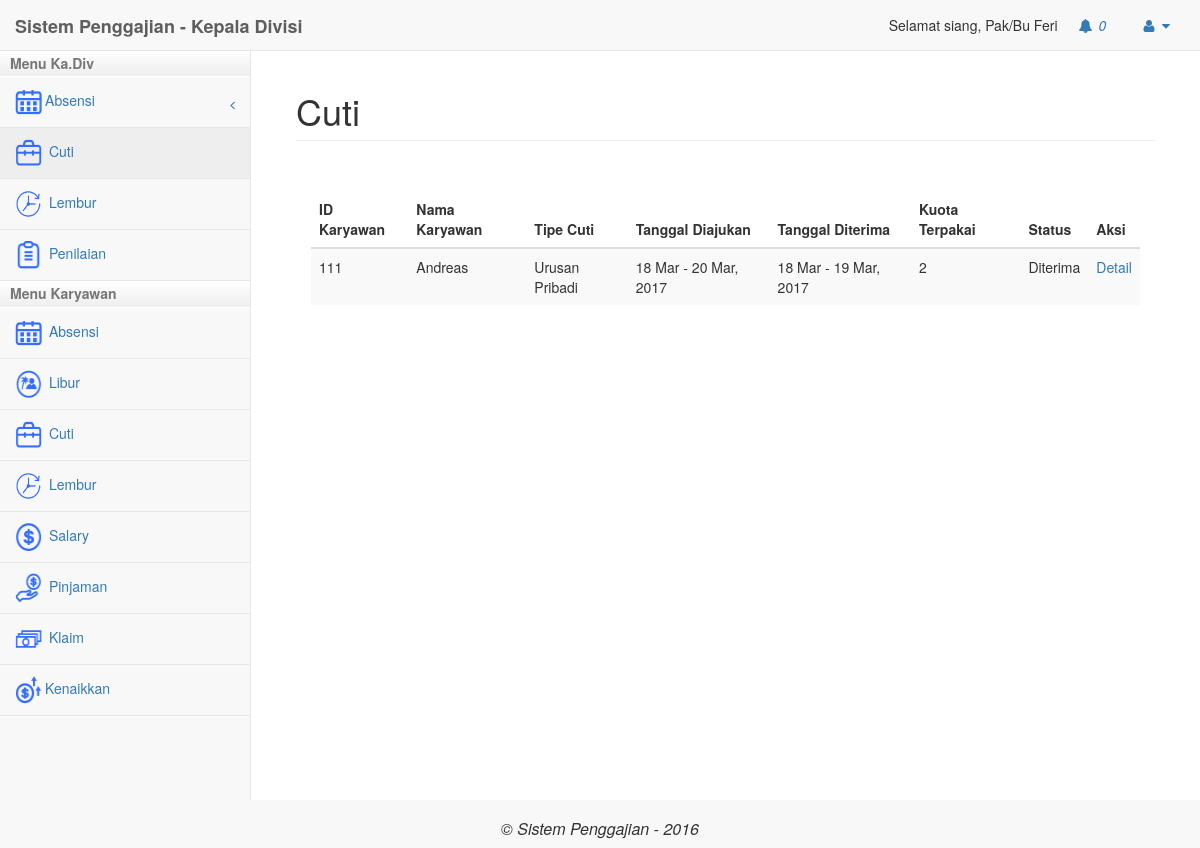
The app's page /kadiv/index.php?modul=cuti (signed in) with its own data.
### tables this page shows
CREATE TABLE `user` (
  `Id_User` int(11) NOT NULL,
  `Email` varchar(50) NOT NULL,
  `Password` varchar(30) NOT NULL,
  `Tgl_Lahir` date NOT NULL,
  `Nama` text NOT NULL,
  `status` varchar(20) NOT NULL,
  `Tgl_Join` date NOT NULL,
  `Jabatan` varchar(20) NOT NULL,
  `id_divisi` int(11) NOT NULL,
  `no_rekening` varchar(20) NOT NULL,
  `cabang` varchar(50) NOT NULL,
  `Level` int(11) NOT NULL,
  `gaji_pokok` int(11) NOT NULL,
  `tipe` varchar(50) NOT NULL,
  `tanggungan` int(3) NOT NULL
);

CREATE TABLE `cuti` (
  `id` int(11) NOT NULL,
  `id_karyawan` int(11) NOT NULL,
  `id_divisi` int(11) NOT NULL,
  `cabang` varchar(50) NOT NULL,
  `level` int(2) NOT NULL,
  `tipe` varchar(30) NOT NULL,
  `tanggal_mulai` date NOT NULL,
  `tanggal_selesai` date NOT NULL,
  `tanggal_mulai_diterima` date NOT NULL,
  `tanggal_akhir_diterima` date NOT NULL,
  `kuota_terpakai` int(11) NOT NULL,
  `status` varchar(25) NOT NULL,
  `keterangan` text NOT NULL,
  `periode` varchar(25) NOT NULL
);

### kadiv/mod_cuti/cuti.php (the view, shortened to what this page needs)
<?php
	if(isset($_GET['act'])){
		$act = $_GET['act'];
	}else{
		$act="";
	}
require_once("../config/koneksi.php");
$id_karyawan = $_SESSION['id_karyawan'];
$query = mysqli_query($k,"SELECT id_divisi,cabang FROM user where Id_User = '$id_karyawan'");
$data_karyawan =  mysqli_fetch_assoc($query);
	switch($act){
		default:?>
			<div class="panel-body">
				<div class="table-responsive">
					<table class="table table-striped">
						<thead>
						<tr>
							<th>ID Karyawan</th>
							<th>Nama Karyawan</th>
							<th>Tipe Cuti</th>
							<th>Tanggal Diajukan</th>
							<th>Tanggal Diterima</th>
							<th>Kuota Terpakai</th>
							<th>Status</th>
							<th>Aksi</th>
						</tr>
						</thead>
						<tbody>
			<?php
							$query = "SELECT * FROM cuti WHERE id_divisi = '$data_karyawan[id_divisi]' AND cabang ='$data_karyawan[cabang]'";
							$hasil = mysqli_query($k, $query);
							while ($b = mysqli_fetch_assoc($hasil)){
								$query2 = mysqli_query($k,"SELECT * FROM user where Id_User = '$b[id_karyawan]'");
								$data_karyawan2 =  mysqli_fetch_assoc($query2);
							?>
								<tr>
									<td>
										<?php echo $b['id_karyawan']; ?>
									</td>
									<td>
										<?php echo $data_karyawan2['Nama'];?>
									</td>
									<td>
										<?php echo $b['tipe'];?>
									</td>
									<td>
										<?php
										echo date('d M', strtotime($b['tanggal_mulai'])). " - ".date('d M, Y', strtotime($b['tanggal_selesai']))?>
									</td>
									<td>
										<?php
											if($b['tanggal_mulai_diterima'] != "0000-00-00" && $b['tanggal_akhir_diterima'] != "0000-00-00"){
												echo date('d M', strtotime($b['tanggal_mulai_diterima'])). " - ".date('d M, Y', strtotime($b['tanggal_akhir_diterima']));
											}else{
												echo "-";
											}?>
									</td>
									<td>
										<?php
										if($b['kuota_terpakai']  !=0){
											echo $b['kuota_terpakai'];
										}else {
											echo "-";
										}?>
									</td>
									<td>
										<?php echo $b['status'] ?>
									</td>
									<td><a href="?modul=cuti&act=detailCuti&id=<?php echo $b['id']; ?>">Detail</a></td>
								</tr>
						<?php
							}
						?>
							</tbody>
					</table>
				</div>
			</div>
	<?php
	break;
	}
?>

### kadiv/index.php (shortened to what this page needs)
<?php
if(isset($_SESSION['login']) && $_SESSION['login'] == true){
	?>
	<?php
	require_once("../config/koneksi.php");
	$sql ="SELECT * FROM user WHERE Id_User=$_SESSION[id_karyawan]";
	$hasil2 = mysqli_query($k, $sql);
	$data_karyawan = mysqli_fetch_assoc($hasil2);
?>
<!DOCTYPE html>
<html lang="en">
<head>
    <link href="../libs/bower_components/bootstrap/dist/css/bootstrap.min.css" rel="stylesheet">
    <link href="../libs/bower_components/metisMenu/dist/metisMenu.min.css" rel="stylesheet">
    <link href="../libs/dist/css/sb-admin-2.css" rel="stylesheet">
    <link href="../libs/bower_components/font-awesome/css/font-awesome.min.css" rel="stylesheet" type="text/css">
<?php
	$id_karyawan = $_SESSION['id_karyawan'];
	if($data_karyawan['Level'] == 3 && $data_karyawan['id_divisi'] == 3){
		$sql_notifikasi1 = mysqli_query($k,"SELECT * FROM notifikasi WHERE divisi = '3' AND isRead = 'n'");
		$sql_notifikasi2 = mysqli_query($k,"SELECT * FROM notifikasi WHERE id_penerima = '$id_karyawan' AND isRead = 'n'");
	}elseif($data_karyawan['Level'] == 3 && $data_karyawan['id_divisi'] == 2){
		$sql_notifikasi1 = mysqli_query($k,"SELECT * FROM notifikasi WHERE divisi = '2' AND isRead = 'n'");
		$sql_notifikasi2 = mysqli_query($k,"SELECT * FROM notifikasi WHERE id_penerima = '$id_karyawan' AND isRead = 'n'");
	}elseif($data_karyawan['Level'] == 3){
		$sql_notifikasi1 = mysqli_query($k,"SELECT * FROM notifikasi WHERE divisi = '$data_karyawan[id_divisi]' AND isRead = 'n'");
		$sql_notifikasi2 = mysqli_query($k,"SELECT * FROM notifikasi WHERE id_penerima = '$id_karyawan' AND isRead = 'n'");
	}
?>
</head>
<body>
    <div id="wrapper">
        <nav class="navbar navbar-default navbar-static-top" role="navigation" style="margin-bottom: 0">
            <div class="navbar-header">
                <a class="navbar-brand" href="index.php"><b>Sistem Penggajian - Kepala Divisi</b></a>
            </div>
            <ul class="nav navbar-top-links navbar-right">
				<?php echo "Selamat siang, Pak/Bu ".$data_karyawan['Nama'];?>
                  <li class="dropdown" onclick="notif()">
                    <a class="dropdown-toggle" data-toggle="dropdown" href="#">
                        <i class="fa fa-bell fa-fw"></i>
							<i id="cekNotif"><?php echo mysqli_num_rows($sql_notifikasi1)+mysqli_num_rows($sql_notifikasi2); ?></i>
                    </a>
                </li>
                <li class="dropdown">
                    <a class="dropdown-toggle" data-toggle="dropdown" href="#">
                        <i class="fa fa-user fa-fw"></i>  <i class="fa fa-caret-down"></i>
                    </a>
                </li>
            </ul>
<div class="navbar-default sidebar" role="navigation">
                <div class="sidebar-nav navbar-collapse">
                    <div id="accordion">
					<h2>Menu Ka.Div</h2>
						<div class="isi">
						<ul class="nav" id="side-menu">
							<li>
								<a href="#"><span class="icon-navigasi"><img src="../libs/images/icon-absensi.png" class=""/></span><span class="fa arrow" style="top:11px;position:relative;"></span>Absensi</a>
							</li>
							<li>
								<a href="?modul=cuti"><span class="icon-navigasi"><img src="../libs/images/icon-cuti.png" class=""/></span></i> Cuti</a>
							</li>
							<li>
								<a href="?modul=lembur"><span class="icon-navigasi"><img src="../libs/images/icon-lembur.png" class=""/></span> Lembur</a>
							</li>
							<li>
								<a href="?modul=penilaian"><span class="icon-navigasi"><img src="../libs/images/icon-penilaian.png" class=""/></span> Penilaian</a>
							</li>
						</ul>
						</div>
					<h2>Menu Karyawan</h2>
						<div class="isi">
							<ul class="nav" id="side-menu">
								<li>
									<a href="?modul=karyawanAbsensi"><span class="icon-navigasi"><img src="../libs/images/icon-absensi.png" class=""/></span> Absensi</a>
								</li>
								<li>
									<a href="?modul=karyawanLibur"><span class="icon-navigasi"><img src="../libs/images/icon-libur.png" class=""/></span> Libur</a>
								</li>
								<li>
									<a href="?modul=karyawanCuti"><span class="icon-navigasi"><img src="../libs/images/icon-cuti.png" class=""/></span> Cuti</a>
								</li>
								<li>
									<a href="?modul=karyawanLembur"><span class="icon-navigasi"><img src="../libs/images/icon-lembur.png" class=""/></span> Lembur</a>
								</li>
								<li>
									<a href="?modul=karyawanSalary"><span class="icon-navigasi"><img src="../libs/images/icon-salary.png" class=""/></span> Salary</a>
								</li>
								<li>
									<a href="?modul=karyawanPinjaman"><span class="icon-navigasi"><img src="../libs/images/icon-loan.png" class=""/></span> Pinjaman</a>
								</li>
								<li>
									<a href="?modul=karyawanKlaim"><span class="icon-navigasi"><img src="../libs/images/icon-klaim.png" class=""/></span> Klaim</a>
								</li>
								<li>
									<a href="?modul=karyawanKenaikkan"><span class="icon-navigasi"><img src="../libs/images/icon-kenaikkan.png" class=""/></span>Kenaikkan </a>
								</li>
							</ul>
						</div>
					</div>
                </div>
            </div>
        </nav>
	<?php
	if(isset($_GET['modul'])){
		$modul = $_GET['modul'];
	}else{
		$modul="";
	}
?>
        <div id="page-wrapper">
            <div class="container-fluid">
               <div class="row">
                     <div class="col-lg-12">
                        <h1 class="page-header"><?php
							if($modul != ""){
								if($modul == "kenaikkan"){
									$judul = "Kenaikkan Gaji";
								}elseif($modul == "pinjaman"){
									$judul = "Pinjaman";
								}elseif($modul == "absensi"){
									$judul = "Absensi";
								}elseif($modul == "libur"){
									$judul = "Libur";
								}elseif($modul == "cuti"){
									$judul = "Cuti";
								}elseif($modul == "lembur"){
									$judul = "Lembur";
								}elseif($modul == "salary"){
									$judul = "Salary";
								}elseif($modul == "klaim"){
									$judul = "Klaim";
								}elseif($modul == "user"){
									$judul = "User";
								}elseif($modul == "penilaian"){
									$judul = "Penilaian";
								}elseif($modul == "karyawanPinjaman"){
									$judul = "Pinjaman - Karyawan";
								}elseif($modul == "karyawanKenaikkan"){
									$judul = "Kenaikkan Gaji - Karyawan";
								}elseif($modul == "karyawanKlaim"){
									$judul = "Klaim - Karyawan";
								}elseif($modul == "karyawanCuti"){
									$judul = "Cuti - Karyawan";
								}elseif($modul == "karyawanSalary"){
									$judul = "Salary - Karyawan";
								}elseif($modul == "karyawanLembur"){
									$judul = "Lembur - Karyawan";
								}elseif($modul == "karyawanLibur"){
									$judul = "Libur - Karyawan";
								}elseif($modul == "karyawanAbsensi"){
									$judul = "Absensi - Karyawan";
								}elseif($modul == "notifikasi"){
									$judul = "Notifikasi";
								}elseif($modul == "profile"){
									$judul = "User Profile";
								}elseif($modul == "uploadAbsensi"){
									$judul = "Upload File Absensi";
								}elseif($modul == "absensi"){
									$judul = "Absensi";
								}
							}else{
								$judul = "Dashboard";
								$modul = "dashboard";
							}
							echo $judul;
						?></h1>
                    </div>
				</div>
					<div class="row">
						<div class="panel-body">
<?php
switch($modul){
	?>
<?php
	case "cuti" :
		include "mod_cuti/cuti.php";
	break;
}
?>
                        </div>
                    </div>
            </div>
        </div>
			</div>
		<div class="navbar-header" style="width:100%">
            <h1 style="font-size: 16px; text-align: center;"><i>&copy; Sistem Penggajian - 2016</i> </h1>
        </div>
</body>
</html>
<?php
}
else{
	header("Location:../index.php");
}
?>

### kadiv/index.php (style rules this page uses)
#accordion h2 { cursor: pointer; font-size: 14px; background: -webkit-linear-gradient(bottom, #eee, #fff) !important; padding: 5px 10px; margin: 0; border-bottom: 1px solid #fff; font-weight:bold; color: #777; }
#accordion h2.active { background: -webkit-linear-gradient(bottom, #eee, #fff); }
.icon-navigasi img { width: 30px; height: 30px; padding-right:3px; }

### records on screen
user: Nama "Feri"
cuti: id_karyawan "111", user.Nama "Andreas", tipe "Urusan Pribadi", tanggal_mulai "18 Mar", tanggal_selesai "20 Mar, 2017", tanggal_mulai_diterima "18 Mar", tanggal_akhir_diterima "19 Mar, 2017", kuota_terpakai "2", status "Diterima"

### other values on screen
mysqli_num_rows($sql_notifikasi1)+mysqli_num_rows($sql_notifikasi2) "0"
$judul "Cuti"
